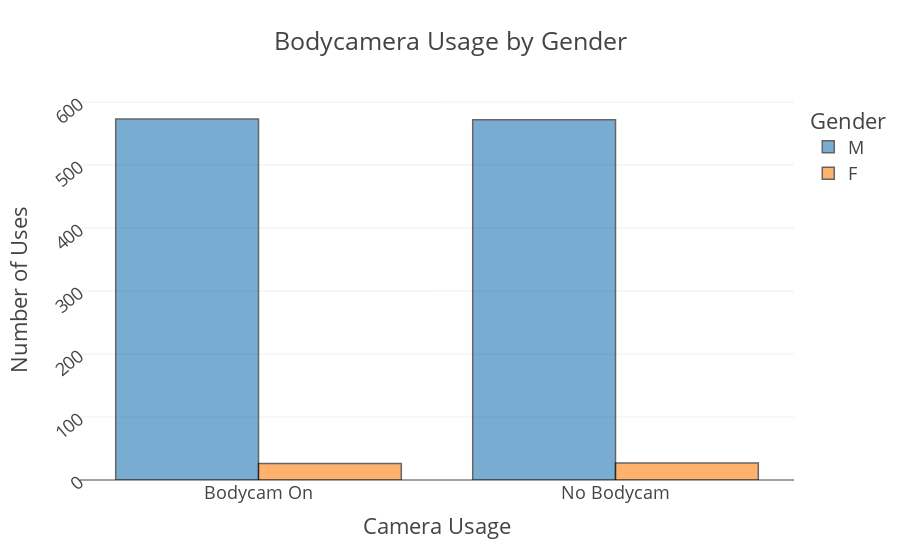

The code cell stored with this chart in its notebook:
### Markdown cell above
<h5>Gender Breakdown</h5>

### Code cell
gender_cams_on = cams_on['gender']
gender_cams_off = cams_off['gender']

# Fill gender counts into a table & relabel pos/neg classes for readability
gender_cam_counts = pd.DataFrame()
gender_cam_counts = gender_cam_counts.append(gender_cams_on.value_counts()).rename({'gender':'Bodycam On'})
gender_cam_counts = gender_cam_counts.append(gender_cams_off.value_counts()).rename({'gender':'No Bodycam'})
gender_cam_counts = gender_cam_counts.rename(gender_num_to_str,axis=1)

# Graph gender counts as bar graph
bar = px.bar(gender_cam_counts, barmode='group', title='Bodycamera Usage by Gender', template='presentation',
             labels=dict(variable='Gender', index="Camera Usage"))
bar.update_yaxes(title='Number of Uses', tickangle=-40)
bar.update_traces(opacity=0.6, marker_line_width=1.5, marker_line_color='black')
bar.show()

### Figure 1 — Plotly figure (JSON) as saved in the notebook; plotly's stock layout.template omitted (floating-point values rounded to 4 significant figures)
{"data": [{"alignmentgroup": "True", "hovertemplate": "Gender=M<br>Camera Usage=%{x}<br>value=%{y}<extra></extra>", "legendgroup": "M", "marker": {"color": "#1F77B4", "line": {"color": "black", "width": 1.5}}, "name": "M", "offsetgroup": "M", "opacity": 0.6, "orientation": "v", "showlegend": true, "textposition": "auto", "type": "bar", "x": ["Bodycam On", "No Bodycam"], "xaxis": "x", "y": [573, 572], "yaxis": "y"}, {"alignmentgroup": "True", "hovertemplate": "Gender=F<br>Camera Usage=%{x}<br>value=%{y}<extra></extra>", "legendgroup": "F", "marker": {"color": "#FF7F0E", "line": {"color": "black", "width": 1.5}}, "name": "F", "offsetgroup": "F", "opacity": 0.6, "orientation": "v", "showlegend": true, "textposition": "auto", "type": "bar", "x": ["Bodycam On", "No Bodycam"], "xaxis": "x", "y": [26, 27], "yaxis": "y"}], "layout": {"barmode": "group", "legend": {"title": {"text": "Gender"}, "tracegroupgap": 0}, "title": {"text": "Bodycamera Usage by Gender"}, "xaxis": {"anchor": "y", "domain": [0, 1], "title": {"text": "Camera Usage"}}, "yaxis": {"anchor": "x", "domain": [0, 1], "tickangle": -40, "title": {"text": "Number of Uses"}}}}
